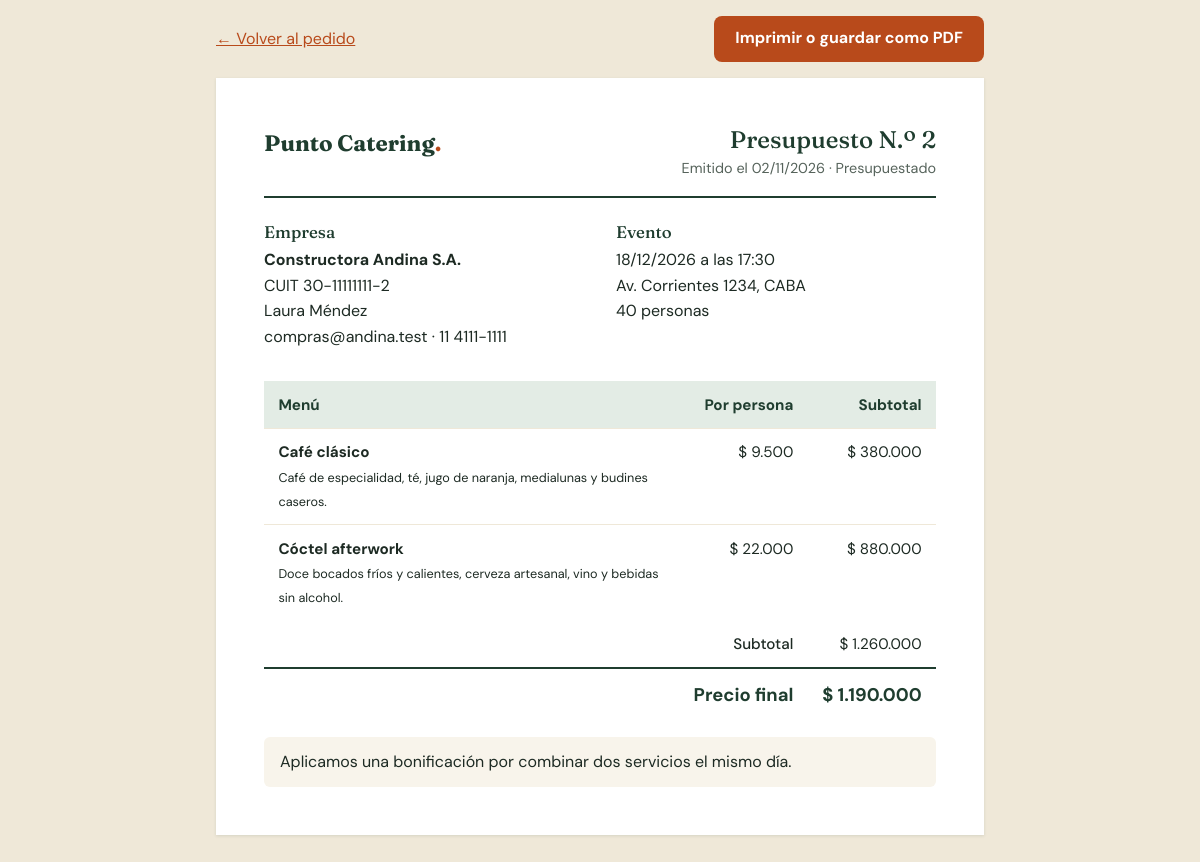
/cuenta/imprimir_pedido.php?id=2 (signed in), run on the app's committed database.
### tables this page shows
CREATE TABLE pedidos (
    id_pedido          INT UNSIGNED AUTO_INCREMENT PRIMARY KEY,
    id_usuario         INT UNSIGNED NOT NULL,
    fecha_evento       DATE NOT NULL,
    hora_evento        TIME NOT NULL,
    direccion_evento   VARCHAR(200) NOT NULL,
    cantidad_personas  INT UNSIGNED NOT NULL,
    observaciones      VARCHAR(500) NOT NULL DEFAULT '',
    estado             ENUM('pendiente', 'presupuestado', 'aprobado', 'finalizado', 'rechazado', 'cancelado')
                       NOT NULL DEFAULT 'pendiente',
    total_estimado     DECIMAL(12, 2) NOT NULL,       
    total_final        DECIMAL(12, 2) NULL,           
    comentario_admin   VARCHAR(500) NOT NULL DEFAULT '',
    fecha_creacion     TIMESTAMP NOT NULL DEFAULT CURRENT_TIMESTAMP,
    fecha_actualizacion TIMESTAMP NOT NULL DEFAULT CURRENT_TIMESTAMP ON UPDATE CURRENT_TIMESTAMP,
    CONSTRAINT fk_pedidos_usuario FOREIGN KEY (id_usuario)
        REFERENCES usuarios (id_usuario) ON UPDATE CASCADE ON DELETE RESTRICT,
    INDEX idx_pedidos_estado (estado)
);

CREATE TABLE usuarios (
    id_usuario       INT UNSIGNED AUTO_INCREMENT PRIMARY KEY,
    razon_social     VARCHAR(120) NOT NULL,
    cuit             CHAR(13) NOT NULL UNIQUE,             
    nombre_contacto  VARCHAR(100) NOT NULL,
    correo           VARCHAR(150) NOT NULL UNIQUE,
    telefono         VARCHAR(30) NOT NULL,
    contrasena_hash  VARCHAR(255) NOT NULL,                
    rol              ENUM('cliente', 'administrador') NOT NULL DEFAULT 'cliente',
    activo           TINYINT(1) NOT NULL DEFAULT 1,        
    fecha_alta       TIMESTAMP NOT NULL DEFAULT CURRENT_TIMESTAMP
);

CREATE TABLE detalle_pedido (
    id_detalle       INT UNSIGNED AUTO_INCREMENT PRIMARY KEY,
    id_pedido        INT UNSIGNED NOT NULL,
    id_menu          INT UNSIGNED NOT NULL,
    precio_unitario  DECIMAL(10, 2) NOT NULL,
    CONSTRAINT fk_detalle_pedido FOREIGN KEY (id_pedido)
        REFERENCES pedidos (id_pedido) ON UPDATE CASCADE ON DELETE CASCADE,
    CONSTRAINT fk_detalle_menu FOREIGN KEY (id_menu)
        REFERENCES menus (id_menu) ON UPDATE CASCADE ON DELETE RESTRICT,
    UNIQUE KEY uq_detalle_pedido_menu (id_pedido, id_menu)
);

CREATE TABLE menus (
    id_menu             INT UNSIGNED AUTO_INCREMENT PRIMARY KEY,
    id_categoria        INT UNSIGNED NOT NULL,
    nombre              VARCHAR(100) NOT NULL,
    descripcion         VARCHAR(500) NOT NULL,
    precio_por_persona  DECIMAL(10, 2) NOT NULL,
    minimo_personas     INT UNSIGNED NOT NULL DEFAULT 1,
    es_vegetariano      TINYINT(1) NOT NULL DEFAULT 0,
    es_sin_tacc         TINYINT(1) NOT NULL DEFAULT 0,
    ilustracion         VARCHAR(30) NOT NULL DEFAULT 'buffet',   
    activo              TINYINT(1) NOT NULL DEFAULT 1,           
    CONSTRAINT fk_menus_categoria FOREIGN KEY (id_categoria)
        REFERENCES categorias (id_categoria) ON UPDATE CASCADE ON DELETE RESTRICT
);

### includes/funciones.php (called while the page is built, shortened)
<?php
function ruta_base(): string
{
    static $base = null;
    if ($base === null) {
        $raiz = str_replace('\\', '/', (string) realpath(__DIR__ . '/..'));
        $script = str_replace('\\', '/', (string) realpath($_SERVER['SCRIPT_FILENAME']));
        $relativa = substr($script, strlen($raiz));
        $base = substr($_SERVER['SCRIPT_NAME'], 0, -strlen($relativa));
    }
    return $base;
}
function url(string $ruta = ''): string
{
    return ruta_base() . '/' . ltrim($ruta, '/');
}
function escapar(mixed $valor): string
{
    return htmlspecialchars((string) $valor, ENT_QUOTES, 'UTF-8');
}
function formato_moneda(float|string|null $importe): string
{
    return '$ ' . number_format((float) $importe, 0, ',', '.');
}
function formato_fecha(string $fecha): string
{
    return date('d/m/Y', strtotime($fecha));
}
function formato_hora(string $hora): string
{
    return substr($hora, 0, 5);
}
function entero_de(array $origen, string $campo): int
{
    $valor = filter_var($origen[$campo] ?? null, FILTER_VALIDATE_INT, ['options' => ['min_range' => 1]]);
    return $valor === false ? 0 : $valor;
}

### includes/conexion.php (called while the page is built, shortened)
<?php
function obtener_conexion(): PDO
{
    static $conexion = null;
    if ($conexion === null) {
        $origen = 'mysql:host=' . BD_SERVIDOR . ';dbname=' . BD_NOMBRE . ';charset=utf8mb4';
        $conexion = new PDO($origen, BD_USUARIO, BD_CONTRASENA, [
            PDO::ATTR_ERRMODE => PDO::ERRMODE_EXCEPTION,
            PDO::ATTR_DEFAULT_FETCH_MODE => PDO::FETCH_ASSOC,
            PDO::ATTR_EMULATE_PREPARES => false,
        ]);
    }
    return $conexion;
}

### includes/sesion.php (called while the page is built, shortened)
<?php
function usuario_actual(): ?array
{
    static $usuario = null;
    static $consultado = false;
    if (!$consultado) {
        if (isset($_SESSION['id_usuario'])) {
            $consulta = obtener_conexion()->prepare('SELECT * FROM usuarios WHERE id_usuario = ? AND activo = 1');
            $consulta->execute([$_SESSION['id_usuario']]);
            $usuario = $consulta->fetch() ?: null;
        }
    }
    return $usuario;
}
function requerir_sesion(): array
{
    $usuario = usuario_actual();
    return $usuario;
}

### includes/pedidos.php (called while the page is built, shortened)
<?php
function obtener_pedido(int $id_pedido, ?int $id_usuario = null): ?array
{
    $sql = 'SELECT p.*, u.razon_social, u.cuit, u.nombre_contacto, u.correo, u.telefono
            FROM pedidos p
            INNER JOIN usuarios u ON u.id_usuario = p.id_usuario
            WHERE p.id_pedido = ?';
    $parametros = [$id_pedido];
    $consulta = obtener_conexion()->prepare($sql);
    $consulta->execute($parametros);
    return $consulta->fetch() ?: null;
}
function obtener_detalle_pedido(int $id_pedido): array
{
    $consulta = obtener_conexion()->prepare(
        'SELECT d.id_menu, d.precio_unitario, m.nombre, m.descripcion
         FROM detalle_pedido d
         INNER JOIN menus m ON m.id_menu = d.id_menu
         WHERE d.id_pedido = ?
         ORDER BY m.nombre'
    );
    $consulta->execute([$id_pedido]);
    return $consulta->fetchAll();
}

### cuenta/imprimir_pedido.php (the view, shortened to what this page needs)
<?php
$usuario = requerir_sesion();
$id_pedido = entero_de($_GET, 'id');
$id_propietario = $usuario['rol'] === 'administrador' ? null : (int) $usuario['id_usuario'];
$pedido = obtener_pedido($id_pedido, $id_propietario);
$detalle = obtener_detalle_pedido($id_pedido);
$pagina_volver = $usuario['rol'] === 'administrador' ? 'admin/pedido.php' : 'cuenta/pedido.php';
$es_precio_final = $pedido['total_final'] !== null;
?>
<!doctype html>
<html lang="es">
<head>
    <link rel="stylesheet" href="<?= escapar(url('recursos/css/estilos.css')) ?>">
</head>
<body class="pagina-impresion">
<div class="barra-impresion no-imprimir">
    <a href="<?= escapar(url($pagina_volver . '?id=' . $id_pedido)) ?>">← Volver al pedido</a>
    <button class="boton boton-primario" type="button" data-imprimir>Imprimir o guardar como PDF</button>
</div>
<main class="hoja-presupuesto">
    <header class="hoja-encabezado">
        <p class="logo">Punto Catering<span class="logo-punto">.</span></p>
        <div class="hoja-numero">
            <h1>Presupuesto N.º <?= $id_pedido ?></h1>
            <p>Emitido el <?= date('d/m/Y') ?> · <?= escapar(ESTADOS_PEDIDO[$pedido['estado']]) ?></p>
        </div>
    </header>
    <div class="hoja-columnas">
        <section>
            <h2>Empresa</h2>
            <p><strong><?= escapar($pedido['razon_social']) ?></strong><br>
                CUIT <?= escapar($pedido['cuit']) ?><br>
                <?= escapar($pedido['nombre_contacto']) ?><br>
                <?= escapar($pedido['correo']) ?> · <?= escapar($pedido['telefono']) ?></p>
        </section>
        <section>
            <h2>Evento</h2>
            <p><?= formato_fecha($pedido['fecha_evento']) ?> a las <?= formato_hora($pedido['hora_evento']) ?><br>
                <?= escapar($pedido['direccion_evento']) ?><br>
                <?= (int) $pedido['cantidad_personas'] ?> personas</p>
        </section>
    </div>
    <table class="tabla">
        <thead>
            <tr>
                <th scope="col">Menú</th>
                <th scope="col" class="celda-numero">Por persona</th>
                <th scope="col" class="celda-numero">Subtotal</th>
            </tr>
        </thead>
        <tbody>
            <?php foreach ($detalle as $linea): ?>
                <tr>
                    <td><strong><?= escapar($linea['nombre']) ?></strong><br><small><?= escapar($linea['descripcion']) ?></small></td>
                    <td class="celda-numero"><?= formato_moneda($linea['precio_unitario']) ?></td>
                    <td class="celda-numero"><?= formato_moneda((float) $linea['precio_unitario'] * (int) $pedido['cantidad_personas']) ?></td>
                </tr>
            <?php endforeach; ?>
        </tbody>
        <tfoot>
            <?php if ($es_precio_final && (float) $pedido['total_final'] !== (float) $pedido['total_estimado']): ?>
                <tr>
                    <th scope="row" colspan="2">Subtotal</th>
                    <td class="celda-numero"><?= formato_moneda($pedido['total_estimado']) ?></td>
                </tr>
            <?php endif; ?>
            <tr class="hoja-total">
                <th scope="row" colspan="2"><?= $es_precio_final ? 'Precio final' : 'Total estimado' ?></th>
                <td class="celda-numero"><?= formato_moneda($pedido['total_final'] ?? $pedido['total_estimado']) ?></td>
            </tr>
        </tfoot>
    </table>
    <?php if ($pedido['comentario_admin'] !== ''): ?>
        <p class="nota-admin"><?= escapar($pedido['comentario_admin']) ?></p>
    <?php endif; ?>
</main>
</body>
</html>

### recursos/css/estilos.css (style rules this page uses)
:root { --verde-profundo: #1f3d2f; --verde-medio: #2f5d47; --verde-suave: #e3ece5; --naranja: #b84a1b; --naranja-oscuro: #973a13; --crema: #f8f4eb; --crema-oscuro: #efe8d8; --blanco: #ffffff; --tinta: #1d2a23; --tinta-suave: #56635b; --borde: #d9d2c1; --rojo: #a32c20; --rojo-suave: #fbeae7; --verde-exito-suave: #e1f1e4; --ambar-suave: #fbf0d3; --ambar-texto: #6f4f00; --azul-suave: #e2ecf7; --azul-texto: #1d4c80; --gris-suave: #e9e9e6; --fuente-titulos: "Fraunces", Georgia, "Times New Roman", serif; --fuente-texto: "DM Sans", "Segoe UI", Arial, sans-serif; --radio: 10px; --sombra: 0 1px 3px rgba(31, 61, 47, 0.12); }
*, *::before, *::after { box-sizing: border-box; }
body { margin: 0; min-height: 100vh; display: flex; flex-direction: column; background: var(--crema); color: var(--tinta); font-family: var(--fuente-texto); font-size: 1rem; line-height: 1.6; }
main { flex: 1; }
h1, h2, h3 { margin: 0 0 0.5em; font-family: var(--fuente-titulos); font-weight: 500; line-height: 1.2; color: var(--verde-profundo); }
h1 { font-size: clamp(1.9rem, 4vw, 2.6rem); }
h2 { font-size: clamp(1.4rem, 3vw, 1.8rem); }
p { margin: 0 0 1em; }
a { color: var(--naranja); }
.logo { margin: 0; font-family: var(--fuente-titulos); font-size: 1.4rem; font-weight: 700; color: var(--verde-profundo); text-decoration: none; }
.logo-punto { color: var(--naranja); }
.boton { display: inline-block; padding: 0.65rem 1.2rem; border: 2px solid transparent; border-radius: 8px; font: inherit; font-weight: 700; line-height: 1.3; text-align: center; text-decoration: none; cursor: pointer; transition: background-color 0.15s ease, color 0.15s ease; }
.boton-primario { background: var(--naranja); color: var(--blanco); }
.tabla { width: 100%; border-collapse: collapse; font-size: 0.95rem; }
.tabla th, .tabla td { padding: 0.7rem 0.9rem; text-align: left; vertical-align: top; border-bottom: 1px solid var(--crema-oscuro); }
.tabla thead th { background: var(--verde-suave); color: var(--verde-profundo); font-weight: 700; white-space: nowrap; }
.tabla tbody tr:last-child td, .tabla tfoot tr:last-child th, .tabla tfoot tr:last-child td { border-bottom: 0; }
.tabla .celda-numero { text-align: right; white-space: nowrap; }
.tabla tfoot th { text-align: right; font-weight: 500; }
.nota-admin { margin: 1rem 0 0; padding: 0.75rem 1rem; background: var(--crema); border-radius: 6px; }
.pagina-impresion { background: var(--crema-oscuro); }
.barra-impresion { display: flex; flex-wrap: wrap; align-items: center; justify-content: space-between; gap: 0.75rem; max-width: 800px; width: 100%; margin: 0 auto; padding: 1rem 16px; }
.hoja-presupuesto { flex: none; width: calc(100% - 32px); max-width: 768px; margin: 0 auto 2rem; padding: clamp(1.25rem, 5vw, 3rem); background: var(--blanco); box-shadow: var(--sombra); }
.hoja-encabezado { display: flex; flex-wrap: wrap; justify-content: space-between; gap: 1rem; margin-bottom: 1.5rem; padding-bottom: 1rem; border-bottom: 2px solid var(--verde-profundo); }
.hoja-numero { text-align: right; }
.hoja-numero h1 { margin-bottom: 0.1em; font-size: 1.5rem; }
.hoja-numero p { margin: 0; color: var(--tinta-suave); font-size: 0.9rem; }
.hoja-columnas { display: grid; grid-template-columns: repeat(auto-fit, minmax(220px, 1fr)); gap: 1rem 2rem; margin-bottom: 1rem; }
.hoja-columnas h2 { margin-bottom: 0.3em; font-size: 1.05rem; }
.hoja-total th, .hoja-total td { font-size: 1.15rem; font-weight: 700 !important; color: var(--verde-profundo); border-top: 2px solid var(--verde-profundo); }

### data on the page
pedidos: estado "Presupuestado", id_usuario.razon_social "Constructora Andina S.A.", id_usuario.cuit "30-11111111-2", id_usuario.nombre_contacto "Laura Méndez", id_usuario.correo "compras@andina.test", id_usuario.telefono "11 4111-1111", fecha_evento "18/12/2026", hora_evento "17:30", direccion_evento "Av. Corrientes 1234, CABA", cantidad_personas "40", total_estimado "$ 1.260.000", total_final "$ 1.190.000", comentario_admin "Aplicamos una bonificación por combinar dos servicios el mismo día."
detalle_pedido: id_menu.nombre "Café clásico", id_menu.descripcion "Café de especialidad, té, jugo de naranja, medialunas y budines caseros.", precio_unitario "$ 9.500", precio_unitario.cantidad_personas "$ 380.000"
detalle_pedido: id_menu.nombre "Cóctel afterwork", id_menu.descripcion "Doce bocados fríos y calientes, cerveza artesanal, vino y bebidas sin alcohol.", precio_unitario "$ 22.000", precio_unitario.cantidad_personas "$ 880.000"

### other printed values
$id_pedido "2"
